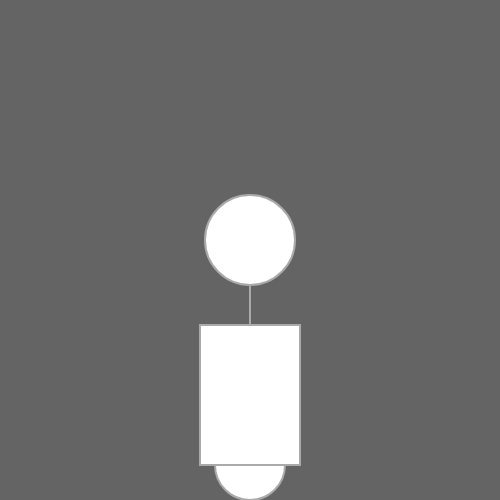
Frame 1 (no input)
Frame 60 (no input): identical to frame 1, image omitted
Frame 120 (the mouse pressed at the canvas centre since frame 60): identical to frame 1, image omitted

The p5.js sketch that drew this single still picture (run headless with seeded random() and noise() and a simulated clock; from frame 60 on, the mouse is pressed at the canvas centre):

// p5.js sketch
// ── sketch.js
function setup() {
	// define artboard size
	createCanvas(500,500);
	// Set here the values that are not changing all over the sketch
	strokeWeight(2);
	stroke(170);
}

function draw() {
	background(100);

	//Neck
	line(250, 285, 250, 345);

	//Wheel
	ellipse(250, 465, 70, 70);

	//Body
	rect(200, 325, 100, 140);

	//Head
	ellipse(250, 240, 90, 90);
}
